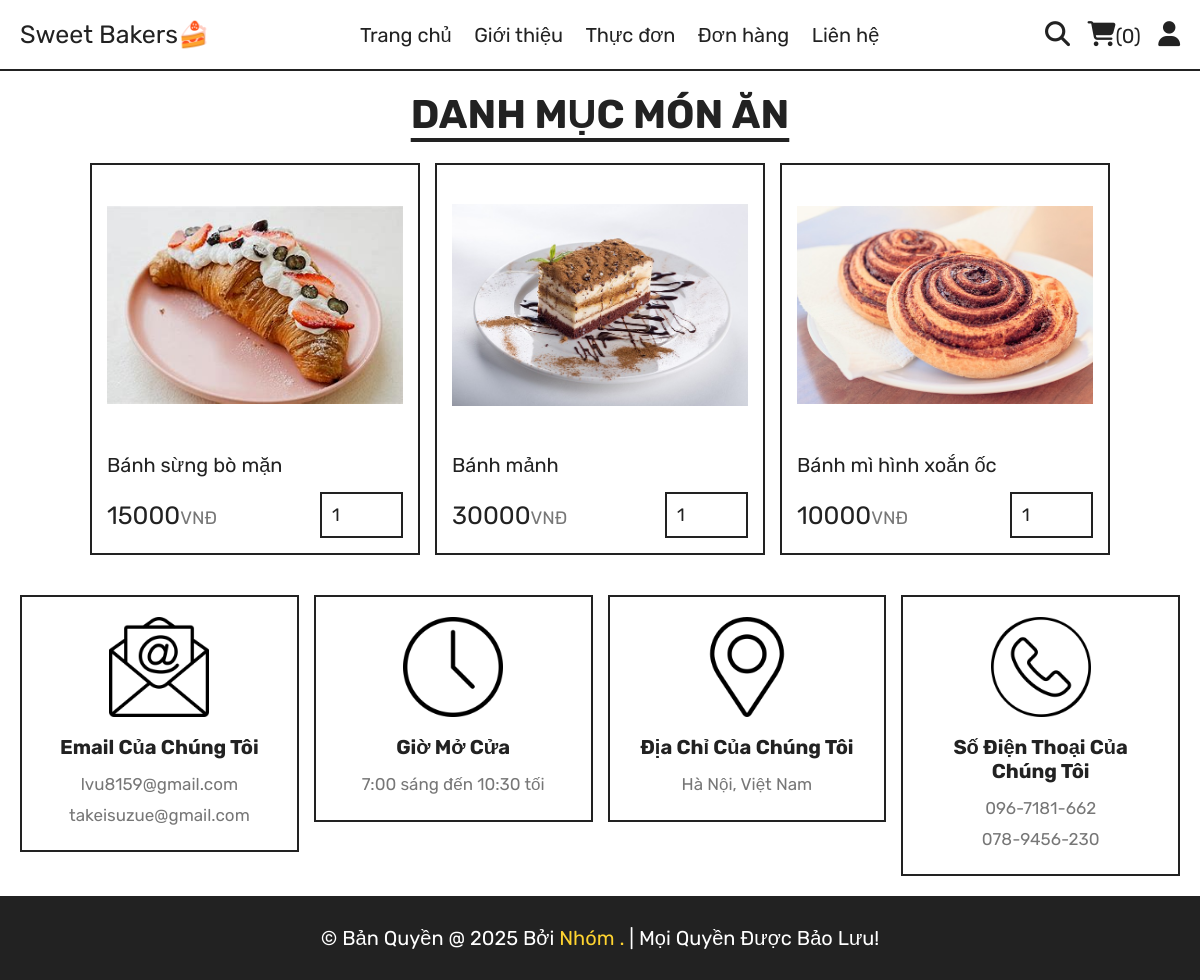
Page /category.php?category=pastry on the committed database.
### tables this page shows
CREATE TABLE `products` (
  `id` int(100) NOT NULL,
  `name` varchar(100) NOT NULL,
  `category` varchar(100) NOT NULL,
  `price` int(10) NOT NULL,
  `image` varchar(100) NOT NULL
);

### category.php (the view, shortened to what this page needs)
<?php
include 'components/connect.php';
?>
<!DOCTYPE html>
<html lang="en">
<head>
   <link rel="stylesheet" href="https://cdnjs.cloudflare.com/ajax/libs/font-awesome/6.1.1/css/all.min.css">
   <link rel="stylesheet" href="css/style.css">
</head>
<body>
<?php include 'components/user_header.php';  ?>
<section class="products">
   <h1 class="title">Danh mục món ăn</h1>
   <div class="box-container">
      <?php
         $category = $_GET['category'];
         $select_products = $conn->prepare("SELECT * FROM `products` WHERE category = ?");
         $select_products->execute([$category]);
         if($select_products->rowCount() > 0){
            while($fetch_products = $select_products->fetch()){
      ?>
      <form action="" method="post" class="box">
         <img src="uploaded_img/<?= $fetch_products['image']; ?>" alt="">
         <div class="name"><?= $fetch_products['name']; ?></div>
         <div class="flex">
            <div class="price"><?= $fetch_products['price']; ?><span>VNĐ</span></div>
            <input type="number" name="qty" class="qty" min="1" max="99" value="1" maxlength="2">
         </div>
      </form>
      <?php
            }
         }else{
            echo '<p class="empty">Chưa có sản phẩm nào!</p>';
         }
      ?>
   </div>
</section>
<?php include 'components/footer.php';  ?>
</body>
</html>

### css/style.css (style rules this page uses)
:root { --yellow:#fed330; --red:#e74c3c; --white:#fff; --black:#222; --light-color:#777; --border:.2rem solid var(--black); }
* { font-family: 'Rubik', sans-serif; margin:0; padding:0; box-sizing: border-box; outline: none; border: none; text-decoration: none; }
html { font-size: 62.5%; overflow-x: hidden; scroll-behavior: smooth; stop-opacity: 7rem; }
section { margin:0 auto; max-width: 1200px; padding:2rem; }
.title { text-align: center; margin-bottom: 2.5rem; font-size: 4rem; color:var(--black); text-transform: uppercase; text-decoration: underline; text-underline-offset: 1rem; }
.products .box-container { display: grid; grid-template-columns: repeat(auto-fit, 33rem); justify-content: center; align-items: flex-start; gap:1.5rem; }
.products .box-container .box { border:var(--border); padding:1.5rem; position: relative; overflow: hidden; }
.products .box-container .box img { height: 25rem; width: 100%; object-fit: contain; margin-bottom: 1rem; }
.products .box-container .box .name { font-size: 2rem; color:var(--black); margin:1rem 0; }
.products .box-container .box .flex { display: flex; align-items: center; gap:1rem; margin-top: 1.5rem; }
.products .box-container .box .flex .price { margin-right: auto; font-size: 2.5rem; color:var(--black); }
.products .box-container .box .flex .price span { color:var(--light-color); font-size: 1.8rem; }
.products .box-container .box .flex .qty { padding:1rem; border:var(--border); font-size: 1.8rem; color:var(--black); }

### rows in the picture
products: image (picture), name "Bánh sừng bò mặn", price "15000"
products: image (picture), name "Bánh mảnh", price "30000"
products: image (picture), name "Bánh mì hình xoắn ốc", price "10000"

### other values in the picture
$total_cart_items "0"
